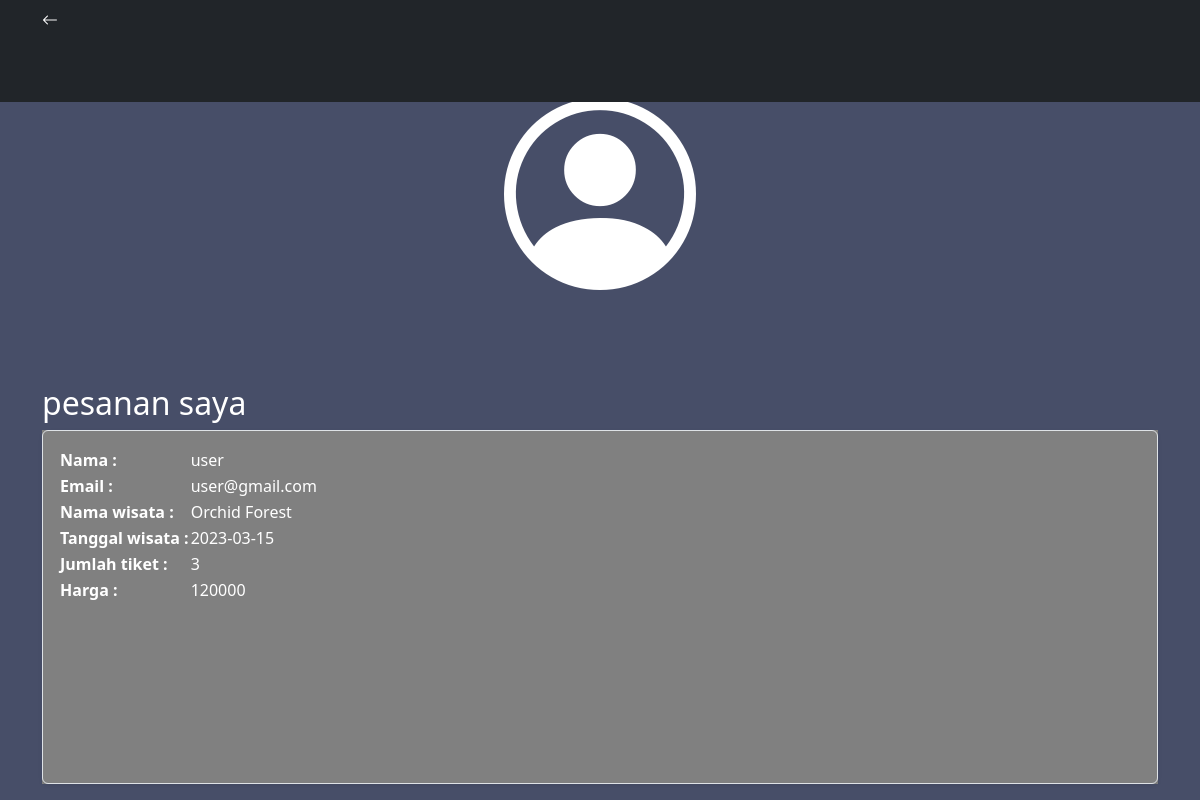
Before: /user/profil.php with the older database file.
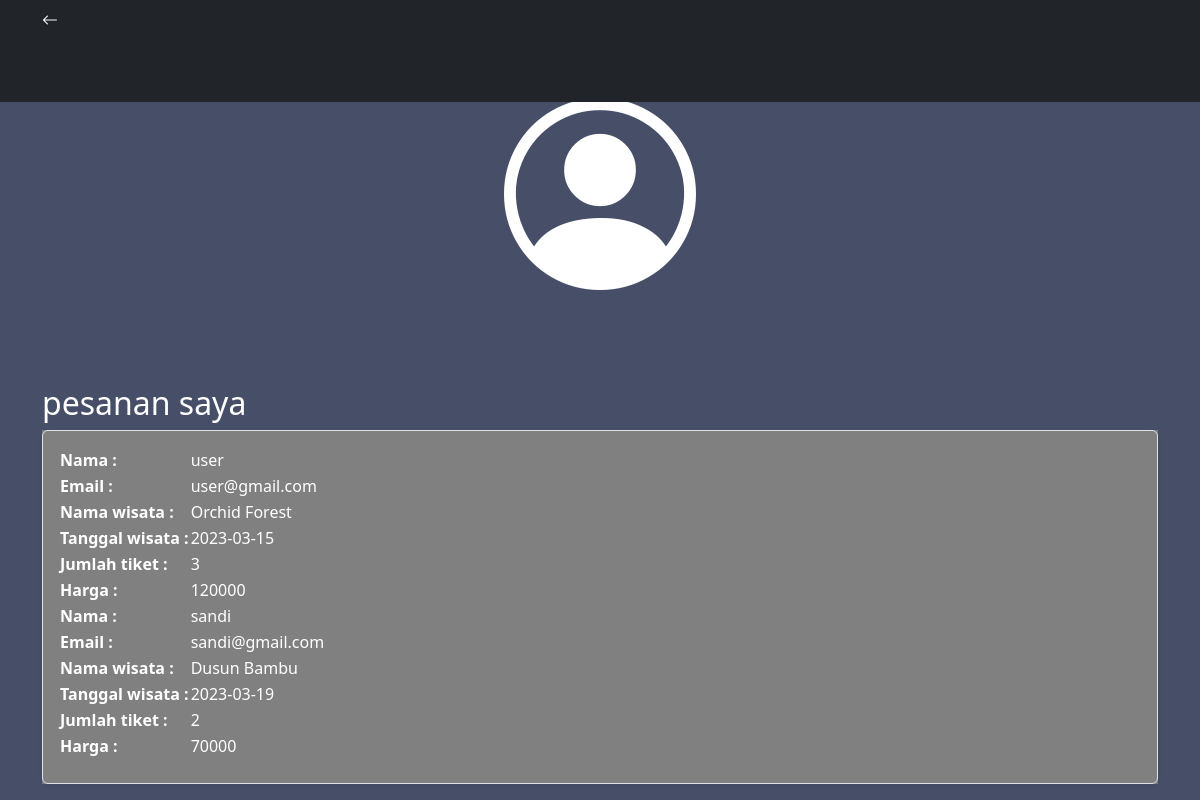
After: the same page with the newer database file.
### tables this page shows
CREATE TABLE `tb_pemesanan` (
  `id` int(11) NOT NULL,
  `user_id` int(11) NOT NULL,
  `Tanggal_wisata` date NOT NULL,
  `jumlah_tiket` varchar(50) NOT NULL,
  `wisata_id` int(11) NOT NULL,
  `harga` varchar(500) NOT NULL
);

CREATE TABLE `tb_user` (
  `id` int(11) NOT NULL,
  `user_name` varchar(25) NOT NULL,
  `email` varchar(50) NOT NULL,
  `password` varchar(35) NOT NULL,
  `level` varchar(50) NOT NULL
);

CREATE TABLE `tambah_data_wisata` (
  `id` int(11) NOT NULL,
  `Nama_wisata` varchar(25) NOT NULL,
  `deskripsi` text NOT NULL,
  `harga` varchar(50) NOT NULL,
  `gambar` text NOT NULL
);

### user/profil.php (the view, shortened to what this page needs)
<?php
include "bot.php";
?>
<body style="background-color:#474E68; height: 100%;">
<div class="profil">
    <nav class="navbar bg-dark fixed-top">
        <form class="container justify-content-start">
            <a href="home.php"><i class="bi bi-arrow-left text-white"></i></a>
            <a href="proses_logout.php"><button type="button" class="btn btn-danger" style="margin-left: 74rem;" href="">logout <i class="bi bi-box-arrow-right"></i></button></a>
        </form>
    </nav>
        <div class="text-center text-white mt-5">
        <i class="bi bi-person-circle" style="font-size: 12rem;"></i>
        </div>
        <div class="container mt-5">
            <h2 class="text-white">pesanan saya</h2>
        <div class="tab-content" style="background: grey;">
        <div class="tab-pane active" id="pesanan">
            <div class="row  border g-0 rounded shadow-sm">
                <div class="col p-3" style="height: 22rem;">
                    <table class="text-white" style="padding: 200px;">
                        <tbody>
                        <?php
                        include ('koneksi.php');
                    ?>
                    <?php
                                $query = "SELECT tb_user.id, tb_user.user_name, tb_user.email, tb_pemesanan.id, tb_pemesanan.Tanggal_wisata, tambah_data_wisata.Nama_wisata, tb_pemesanan.jumlah_tiket, tb_pemesanan.wisata_id, tb_pemesanan.harga FROM tb_pemesanan INNER JOIN tb_user ON tb_user.id=tb_pemesanan.user_id INNER JOIN tambah_data_wisata ON tb_pemesanan.wisata_id=tambah_data_wisata.id";
                                $select = $conn->query($query);
                                while ($data = mysqli_fetch_array($select)){
                                    ?>
                            <tr>
                                <th scope="row">Nama :</th>
                                <td><?php echo $data["user_name"]?></td>
                            </tr>
                            <tr>
                                <th scope="row">Email :</th>
                                <td><?php echo $data["email"]?></td>
                            </tr>
                            <tr>
                                <th scope="row">Nama wisata :</th>
                                <td colspan="2"><?php echo $data["Nama_wisata"]?></td>
                            </tr>
                            <tr>
                                <th scope="row">Tanggal wisata :</th>
                                <td colspan="2"><?php echo $data["Tanggal_wisata"]?></td>
                            </tr>
                            <tr>
                                <th scope="row">Jumlah tiket :</th>
                                <td colspan="2"><?php echo $data["jumlah_tiket"]?></td>
                            </tr>
                            <tr>
                                <th scope="row">Harga :</th>
                                <td><?php echo $data["harga"]?></td>
                            </tr>
                            <?php } ?>
                        </tbody>
                    </table>
                    </div>
                </div>
            </div>
        </div>
    </div>
    </div>
</body>

Changed rows visible on the page:
added tb_pemesanan: user.user_name "sandi", user.email "sandi@gmail.com", tambah_data_wisata.Nama_wisata "Dusun Bambu", Tanggal_wisata "2023-03-19", jumlah_tiket "2", harga "70000"
